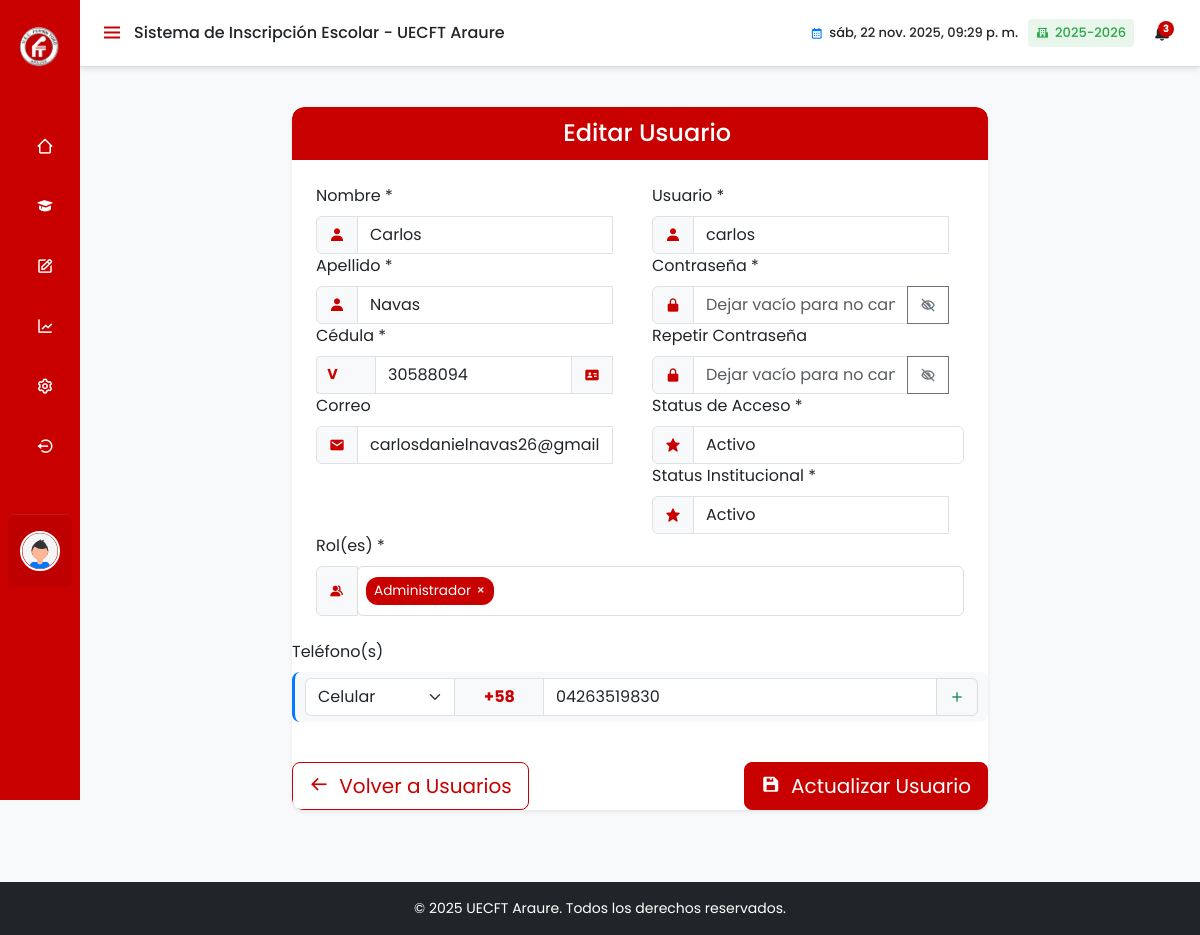
Page /vistas/configuracion/usuario/editar_usuario.php?id=1 (signed in) on the earlier database version.
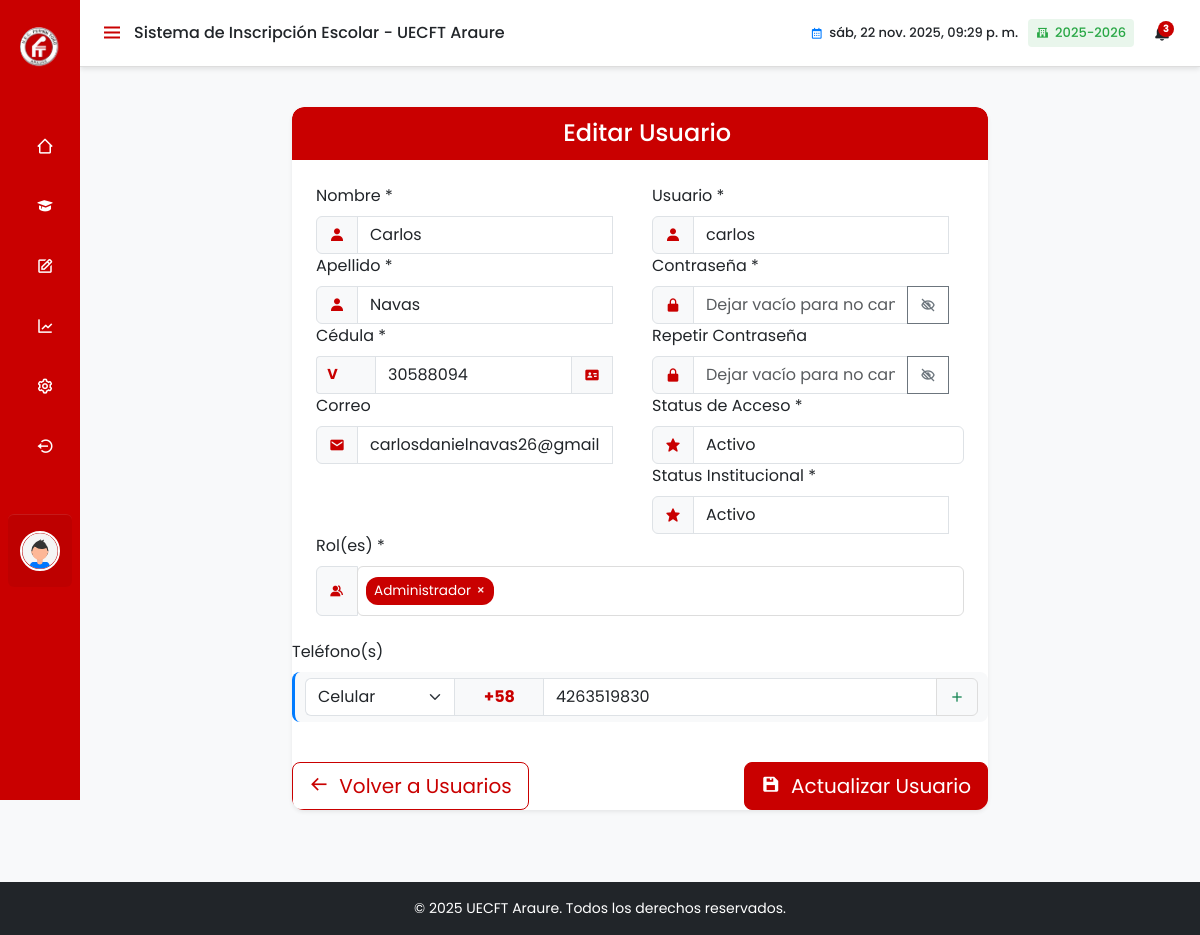
Same page on the later database version.
### tables this page shows
CREATE TABLE telefono (
    IdTelefono int NOT NULL AUTO_INCREMENT PRIMARY KEY,
    IdTipo_Telefono int NOT NULL,
    numero_telefono varchar(50) NOT NULL,
    IdPersona int NOT NULL,
    IdPrefijo int DEFAULT NULL,
    FOREIGN KEY (IdTipo_Telefono) REFERENCES tipo_telefono(IdTipo_Telefono),
    FOREIGN KEY (IdPersona) REFERENCES persona(IdPersona),
    FOREIGN KEY (IdPrefijo) REFERENCES prefijo(IdPrefijo)
);

CREATE TABLE tipo_telefono (
    IdTipo_Telefono int NOT NULL AUTO_INCREMENT PRIMARY KEY,
    tipo_telefono varchar(50) NOT NULL
);

### modelos/Telefono.php (called while the page is built, shortened)
<?php
class Telefono {
    private $conn;
    public function __construct($db) {
        $this->conn = $db;
    }
    public function obtenerPorPersona($idPersona) {
        $query = "SELECT t.*, tt.tipo_telefono, p.codigo_prefijo, p.pais
                FROM telefono t
                JOIN tipo_telefono tt ON t.IdTipo_Telefono = tt.IdTipo_Telefono
                LEFT JOIN prefijo p ON t.IdPrefijo = p.IdPrefijo
                WHERE t.IdPersona = ?";
        $stmt = $this->conn->prepare($query);
        $stmt->bindParam(1, $idPersona, PDO::PARAM_INT);
        $stmt->execute();
        return $stmt->fetchAll(PDO::FETCH_ASSOC);
    }
}
?>

### modelos/TipoTelefono.php (called while the page is built, shortened)
<?php
class TipoTelefono {
    private $conn;
    public function __construct($db) {
        $this->conn = $db;
    }
    public function obtenerTodos() {
        $query = "SELECT * FROM tipo_telefono";
        $stmt = $this->conn->prepare($query);
        $stmt->execute();
        return $stmt->fetchAll(PDO::FETCH_ASSOC);
    }
}
?>

### vistas/configuracion/usuario/editar_usuario.php (the view, shortened to what the changed rows need)
<?php
$idUsuario = isset($_GET['id']) ? (int)$_GET['id'] : 0;
require_once __DIR__ . '/../../../modelos/Status.php';
require_once __DIR__ . '/../../../modelos/TipoTelefono.php';
require_once __DIR__ . '/../../../modelos/Telefono.php';
$database = new Database();
$conexion = $database->getConnection();
$tipoTelefonoModel = new TipoTelefono($conexion);
$tiposTelefono = $tipoTelefonoModel->obtenerTodos();
$telefonoModel = new Telefono($conexion);
$telefonosUsuario = $telefonoModel->obtenerPorPersona($idUsuario);
?>
<head>
</head>
<?php include '../../layouts/header.php'; ?>
<section class="home-section">
    <div class="main-content">
        <div class="container">
            <div class="row justify-content-center">
                <div class="col-12 col-md-10 col-lg-8">
                    <div class="card shadow-sm border-0">
                                <div class="añadir__grupo" id="grupo__telefonos">
                                    <div id="telefonos-container">
                                        <?php if (!empty($telefonosUsuario)): ?>
                                            <?php foreach ($telefonosUsuario as $index => $tel): ?>
                                                <div class="telefono-item mb-3">
                                                    <div class="input-group">
                                                        <select class="form-select añadir__input tipo-telefono" name="telefonos[<?= $index ?>][tipo]"
                                                                style="max-width: 150px; border-top-right-radius: 0; border-bottom-right-radius: 0;">
                                                            <?php foreach ($tiposTelefono as $tipo): ?>
                                                                <option value="<?= $tipo['IdTipo_Telefono'] ?>"
                                                                    <?= $tipo['IdTipo_Telefono'] == $tel['IdTipo_Telefono'] ? 'selected' : '' ?>
                                                                    data-tipo="<?= $tipo['tipo_telefono'] ?>">
                                                                    <?= htmlspecialchars($tipo['tipo_telefono']) ?>
                                                                </option>
                                                            <?php endforeach; ?>
                                                        </select>
                                                        <div class="position-relative" style="max-width: 90px;">
                                                            <input type="text" class="form-control buscador-input text-center fw-bold prefijo-telefono prefijo-input"
                                                                   data-index="<?= $index ?>" maxlength="4" data-prefijo-tipo="internacional"
                                                                   value="<?= htmlspecialchars($tel['codigo_prefijo'] ?? '+58') ?>"
                                                                   onkeypress="return /[0-9+]/.test(event.key)"
                                                                   oninput="this.value = this.value.replace(/[^0-9+]/g, '')"
                                                                   style="border-radius: 0; border-right: none; background: #f8f9fa; color: #c90000;">
                                                        </div>
                                                        <input type="text"
                                                            class="form-control añadir__input numero-telefono"
                                                            name="telefonos[<?= $index ?>][numero]"
                                                            value="<?= htmlspecialchars($tel['numero_telefono']) ?>"
                                                            placeholder="Ej: 4141234567"
                                                            minlength="10"
                                                            maxlength="10"
                                                            pattern="^[0-9]+"
                                                            onkeypress="return onlyNumber(event)"
                                                            style="border-top-left-radius: 0; border-bottom-left-radius: 0; border-top-right-radius: 0; border-bottom-right-radius: 0;">
                                                        <button type="button" class="btn btn-outline-success btn-agregar-telefono" <?= $index != count($telefonosUsuario) - 1 ? 'style="display: none;"' : '' ?>>
                                                            <i class='bx bx-plus'></i>
                                                        </button>
                                                    </div>
                                                </div>
                                            <?php endforeach; ?>
                                        <?php endif; ?>
                                    </div>
                                </div>
                        </div>
                    </div>
                </div>
            </div>
        </div>
</section>
<?php include '../../layouts/footer.php'; ?>
</body>
</html>

Differences in the rows shown:
changed telefono "Celular": numero_telefono "04263519830" → "4263519830"
